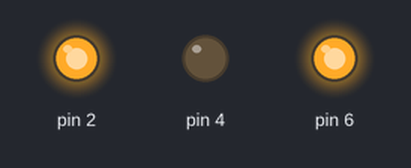
Bench run of a sketch on a simulated Arduino Uno, built with avr-gcc and run on an emulated ATmega328P. On the bench: output pins drawn as LEDs (lit = HIGH).

Above: at 0.1 s.
Timing chart, 0 to 1.6 s (numbered marks = the images above):
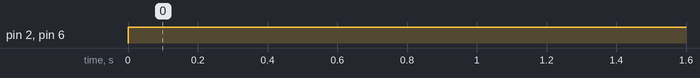

The sketch:

testmotor.ino
```cpp
void setup() {
  pinMode(2, OUTPUT);
  pinMode(4, OUTPUT);
  pinMode(6, OUTPUT);
}

void loop() {
  digitalWrite(2,HIGH);
  digitalWrite(4,LOW);
  analogWrite(6,255);
}
```

Measured:
- by itself, pin 2, pin 6: LOW → HIGH at 0.00 s
